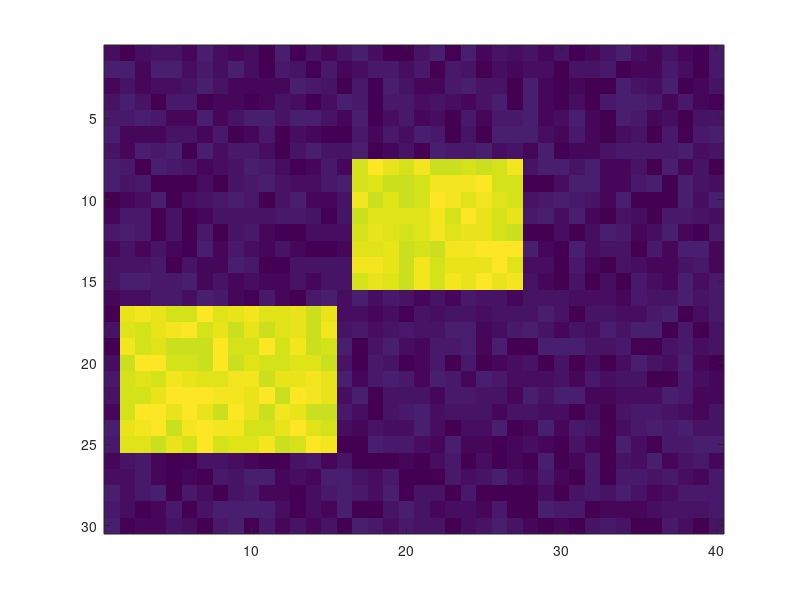

MATLAB code for this plot: (Note: this script raises an error after producing the figure.)
%% Demo file for the usage of SSBiEM

clear all;
close all;
clc;

%% generating data

data = zeros(30,40);
data(8:15,17:27) = 1;
data(17:25,2:15) = 1;
data = data + rand(size(data))*0.1;

figure;imagesc(data);

%% running SSBiEM
nbic = 2;
res = SSBiEM(data,nbic);

figure;
subplot(2,2,1); imagesc(data); title('Original Data');
subplot(2,2,2); imagesc(res.V * res.Z); title('Reconstructed Matrix');
for i = 1 : nbic
    subplot(2,2,i+2);
    imagesc(res.h(:,i) * res.g(i,:))
    title (['Bicluster #',int2str(i)]);
end